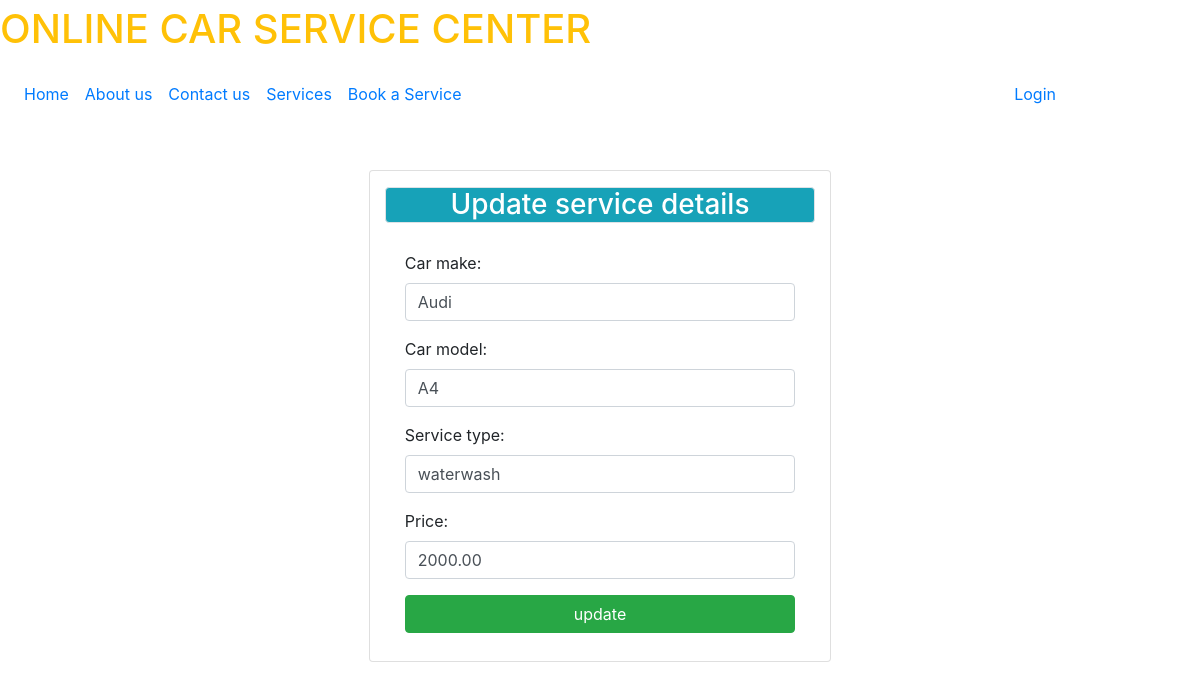
The page /e/1/ on the database its author committed.
### service/models.py (models this page shows)
class UserService(models.Model):
	car_make=models.CharField(max_length=100)
	car_model=models.CharField(max_length=100)
	service_type=models.CharField(max_length=100)
	price=models.DecimalField(max_digits=6,decimal_places=2)
	uid=models.ForeignKey(User,on_delete=models.CASCADE)

### service/views.py (the view)
# urls.py: path('e/<int:si>/',views.userupdate,name="ue"),
def userupdate(up,si):
	t=UserService.objects.get(id=si)
	if up.method=="POST":
		d=Userupdate(up.POST,instance=t)
		if d.is_valid():
			d.save()
			return redirect('/showdata')
	d=Userupdate(instance=t)
	return render(up,'services/updateuser.html',{'us':d})

### service/forms.py
class Userupdate(forms.ModelForm):
	class Meta:
		model=UserService
		fields=["car_make","car_model","service_type","price"]
		widgets = {
		"car_make":forms.TextInput(attrs= {
			"class":"form-control","placeholder":"select car_make",
			}),
		"car_model":forms.TextInput(attrs= {
			"class":"form-control","placeholder":"select car_model",
			}),
		"service_type":forms.TextInput(attrs= {
			"class":"form-control","placeholder":"select service",
			}),
		"price":forms.NumberInput(attrs={
			"class":"form-control",
			"placeholder":"Enter Price",
			}),
		}

### service/templates/services/updateuser.html (shortened to what this page needs)
{% extends 'services/base.html' %}
{% block content %}
<div class="container">
	<div class="card col-md-5 mt-5 mx-auto">
		<h3 class="bg-info text-white text-center border rounded mt-3">Update service details</h3>
		<div class="card-body">
			<form method="POST">
				{{us.as_p}}
				<input type="submit" value="update" class="btn btn-success btn-block my-2">
			</form>
		</div>
	</div>
</div>
{% endblock %}

### rows shown on the page
UserService: car_make "Audi", car_model "A4", service_type "waterwash", price "2000.00"
